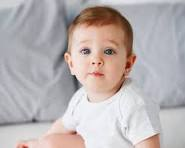
#> input picture SmartAttendanceBackend/known_faces/123.jpg, 185 x 148 px; its folder holds only this picture in this run
$ python -i face_recognition.py   (imports and definitions only)
#> lines starting #> are read from the running program, lines starting #| are printed output that depends on the picture
import numpy as np
import os
import pickle
import cv2

# insightface + onnxruntime — no dlib, no tensorflow, works on Python 3.11
# Install: pip install insightface onnxruntime opencv-python-headless
import insightface
from insightface.app import FaceAnalysis

# ── Config ────────────────────────────────────────────────────────────────
MATCH_THRESHOLD = 0.50   # cosine distance — lower = more similar
CACHE_FILE      = "known_faces/embeddings.pkl"
EMBEDDING_CACHE = {}     # { roll: 512-float embedding }
_app            = None   # lazy-loaded FaceAnalysis model


# [7 lines left out: function _get_app, not called in this run]


# ── Image normalization (lighting fix) ───────────────────────────────────

def _normalize(image_path: str) -> np.ndarray:
    """
    Load image and fix lighting with CLAHE before embedding.
    CLAHE equalizes brightness so dark/bright photos of the same
    face produce nearly identical pixel values.
    """
#> called with image_path = '../known_faces/123.jpg'
    img = cv2.imread(image_path)
#> img is the input picture: shape (148, 185, 3); mean B, G, R 178, 177.8, 186
    if img is None:
        raise ValueError(f"Cannot read image: {image_path}")

    lab = cv2.cvtColor(img, cv2.COLOR_BGR2LAB)
#> lab: shape (148, 185, 3); mean of channels 0, 1, 2 186.3, 131.5, 129.2
    l, a, b = cv2.split(lab)
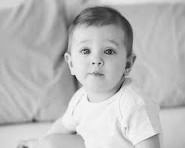
#> l: shape (148, 185); min 2, max 253, mean 186.3
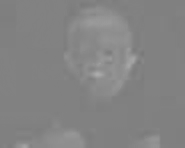
#> a: shape (148, 185); min 121, max 172, mean 131.5
    clahe = cv2.createCLAHE(clipLimit=2.0, tileGridSize=(8, 8))
    l = clahe.apply(l)
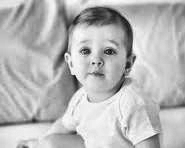
#> l: shape (148, 185); min 2, max 254, mean 184.2
    lab = cv2.merge([l, a, b])
#> lab: shape (148, 185, 3); mean of channels 0, 1, 2 184.2, 131.5, 129.2
    bgr = cv2.cvtColor(lab, cv2.COLOR_LAB2BGR)
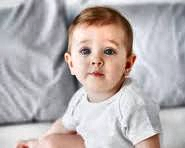
#> bgr: shape (148, 185, 3); mean B, G, R 176.3, 176, 184.2
    # InsightFace expects RGB
    return cv2.cvtColor(bgr, cv2.COLOR_BGR2RGB)


# [37 lines left out: functions _get_embedding, _cosine_distance, _load_cache, _save_cache, not called in this run]


# ── Public API ────────────────────────────────────────────────────────────

def encode_face(image_path: str):
    return _get_embedding(image_path)


# [74 lines left out: functions save_face_image, match_face, _rebuild_cache, not called in this run]

>>> result = _normalize('../known_faces/123.jpg')

$ run again, on SmartAttendanceBackend/known_faces/23.jpg
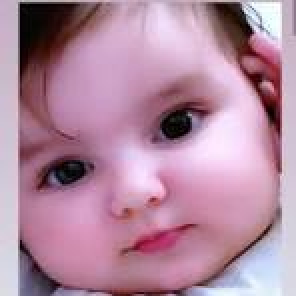
#> input picture SmartAttendanceBackend/known_faces/23.jpg, 148 x 148 px (shown 2 times larger)
#> in _normalize, img is the input picture: shape (148, 148, 3); mean B, G, R 159.5, 137.1, 177.8
#> in _normalize, `l = clahe.apply(l)`:
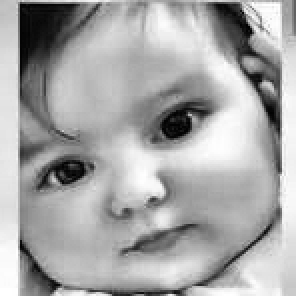
#> l: shape (148, 148) (shown 2 times larger); min 1, max 255, mean 167.3
#> in _normalize, `bgr = cv2.cvtColor(lab, cv2.COLOR_LAB2BGR)`:
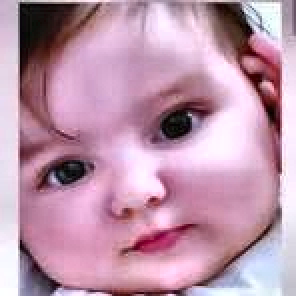
#> bgr: shape (148, 148, 3) (shown 2 times larger); mean B, G, R 171.4, 149.3, 189.9
